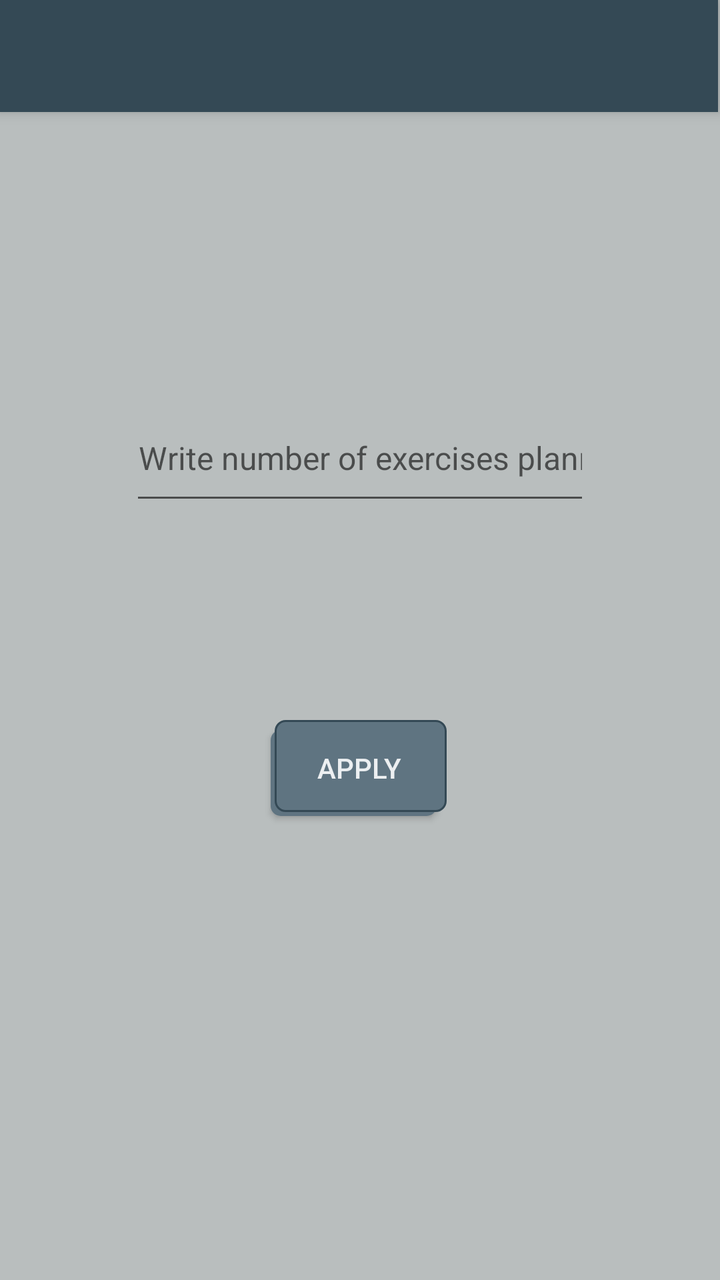
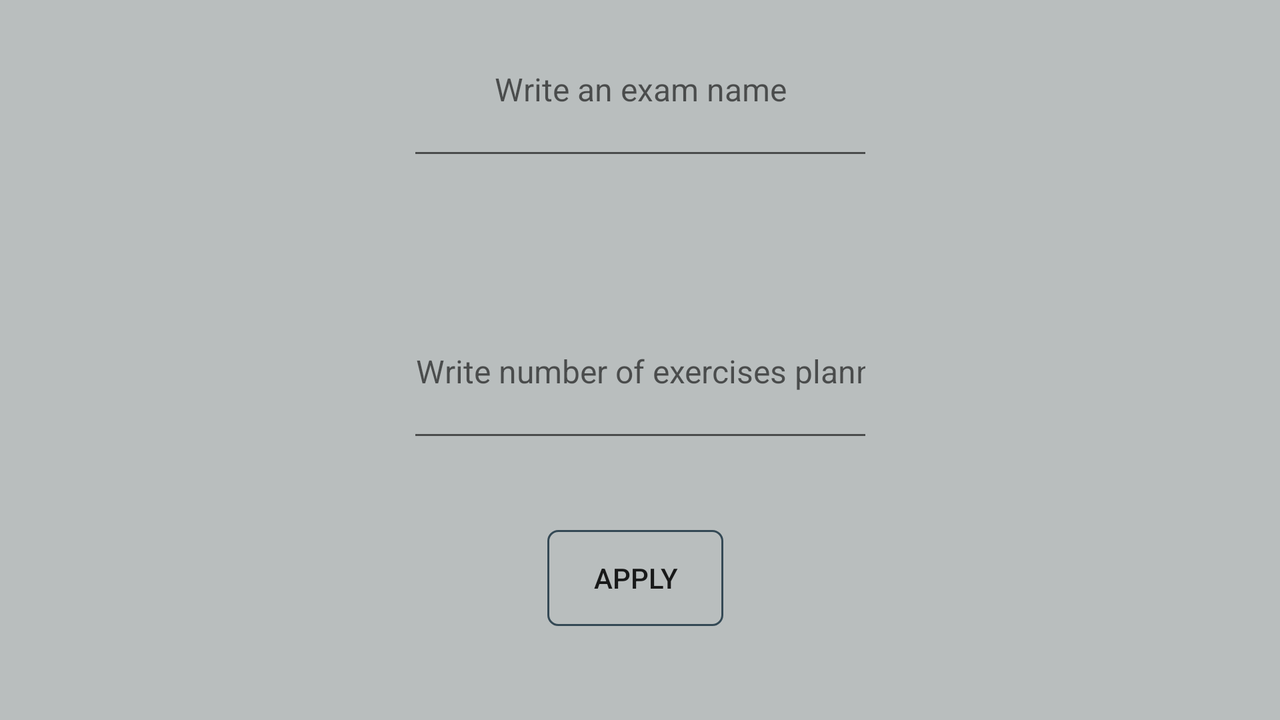

An Android layout and its configuration variant, each rendered on a device that would load it. The default file and the variant file are quoted in full after the pictures.
<!-- AndroidManifest.xml: application theme LauncherTheme -->
<!-- res/layout/activity_main.xml -->
<?xml version="1.0" encoding="utf-8"?>
<androidx.constraintlayout.widget.ConstraintLayout xmlns:android="http://schemas.android.com/apk/res/android"
    xmlns:app="http://schemas.android.com/apk/res-auto"
    xmlns:tools="http://schemas.android.com/tools"
    android:layout_width="match_parent"
    android:layout_height="match_parent"
    android:background="@color/backPage"
    tools:context=".MainActivity">

    <EditText
        android:id="@+id/editExamName"
        android:layout_width="230dp"
        android:layout_height="60dp"
        android:layout_marginTop="131dp"
        android:layout_marginBottom="512dp"
        android:ems="10"
        android:hint="@string/txtExamName"
        android:inputType="textPersonName"
        android:textAlignment="center"
        android:textSize="@dimen/DefaultSizeTextBody"
        app:layout_constraintBottom_toBottomOf="parent"
        app:layout_constraintEnd_toEndOf="parent"
        app:layout_constraintStart_toStartOf="parent"
        app:layout_constraintTop_toBottomOf="@+id/tlbMain" />

    <Button
        android:id="@+id/btnApply"
        android:layout_width="wrap_content"
        android:layout_height="wrap_content"
        android:layout_marginBottom="232dp"
        android:background="@drawable/selector_button"
        android:textColor="@color/colorTextButtonPrimary"
        android:text="@string/btnApply"
        android:textSize="@dimen/DefaultSizeTextButton"
        app:layout_constraintBottom_toBottomOf="parent"
        app:layout_constraintEnd_toEndOf="parent"
        app:layout_constraintHorizontal_bias="0.498"
        app:layout_constraintStart_toStartOf="parent" />

    <EditText
        android:id="@+id/editExNum"
        android:layout_width="230dp"
        android:layout_height="60dp"
        android:layout_marginTop="70dp"
        android:ems="10"
        android:hint="@string/txtExNumber"
        android:inputType="number"
        android:textAlignment="center"
        android:textSize="@dimen/DefaultSizeTextBody"
        app:layout_constraintStart_toStartOf="@+id/editExamName"
        app:layout_constraintTop_toBottomOf="@+id/editExamName" />

    <androidx.appcompat.widget.Toolbar
        android:id="@+id/tlbMain"
        android:layout_width="0dp"
        android:layout_height="@dimen/DefaultSizeAppBar"
        android:layout_marginEnd="1dp"
        android:background="@color/colorPrimary"
        android:elevation="@dimen/DefaultSizeElevationAppBar"
        android:minHeight="?attr/actionBarSize"
        android:theme="@style/LauncherTheme"
        app:layout_constraintEnd_toEndOf="parent"
        app:layout_constraintHorizontal_bias="0.0"
        app:layout_constraintStart_toStartOf="parent"
        app:layout_constraintTop_toTopOf="parent" />

</androidx.constraintlayout.widget.ConstraintLayout>
<!-- resources referenced by this layout -->
<resources>
  <color name="backPage">#B9BEBE</color>
  <color name="colorPrimary">#344955</color>
  <color name="colorTextButtonPrimary">#eceff1</color>
  <dimen name="DefaultSizeAppBar">56dp</dimen>
  <dimen name="DefaultSizeElevationAppBar">4dp</dimen>
  <dimen name="DefaultSizeTextBody">16sp</dimen>
  <dimen name="DefaultSizeTextButton">14sp</dimen>
  <!-- drawable selector_button (drawable) -->
  <selector xmlns:android="http://schemas.android.com/apk/res/android">
      <item>
          <layer-list>
              <item
                  android:right="5dp"
                  android:top="5dp">
                  <shape>
                      <corners android:radius="5dp" />
                      <gradient android:angle="270"
                          android:endColor="@color/colorPrimaryLight"
                          android:startColor= "@color/colorPrimaryLight" />
                  </shape>
              </item>
              <item
                  android:bottom="2dp"
                  android:left="2dp">
                  <shape>
                      <gradient android:angle="270"
                          android:endColor="@color/colorPrimaryLight"
                          android:startColor="@color/colorPrimaryLight" />
                      <stroke android:width="1dp"
                          android:color="@color/colorPrimary" />
                      <corners android:radius="5dp" />
                      <padding android:bottom="10dp"
                          android:left="10dp"
                          android:right="10dp"
                          android:top="10dp" />
                  </shape>
              </item>
          </layer-list>
      </item>
  
  </selector>
  <string name="btnApply">Apply</string>
  <string name="txtExNumber">Write number of exercises planned</string>
  <string name="txtExamName">Write an exam name</string>
  <style name="LauncherTheme" parent="Theme.AppCompat.Light.NoActionBar">
          <item name="colorPrimary">@color/colorPrimary</item>
          <item name="colorPrimaryDark">@color/colorPrimaryDark</item>
          <item name="colorAccent">@color/colorAccent</item>
          <item name="titleTextColor">@color/textColor</item>
          <item name="subtitleTextColor">@color/textColor</item>
      </style>
  <color name="colorPrimaryLight">#5f7481</color>
  <color name="colorPrimaryDark">#232F34</color>
  <color name="colorAccent">#f9AA33</color>
  <color name="textColor">#f9AA33</color>
</resources>
<!-- res/layout-land/activity_main.xml (the author's variant of the layout above) -->
<!-- drawn on the phone turned sideways -->
<?xml version="1.0" encoding="utf-8"?>
<androidx.constraintlayout.widget.ConstraintLayout xmlns:android="http://schemas.android.com/apk/res/android"
    xmlns:app="http://schemas.android.com/apk/res-auto"
    xmlns:tools="http://schemas.android.com/tools"
    android:layout_width="match_parent"
    android:layout_height="match_parent"
    tools:context=".MainActivity"
    android:background="@color/backPage">

    <EditText
        android:id="@+id/editExamName"
        android:layout_width="233dp"
        android:layout_height="84dp"
        android:layout_marginTop="35dp"
        android:layout_marginBottom="57dp"
        android:ems="10"
        android:hint="@string/txtExamName"
        android:inputType="textPersonName"
        android:textAlignment="center"
        android:textSize="@dimen/DefaultSizeTextBody"
        app:layout_constraintBottom_toTopOf="@+id/editExNum"
        app:layout_constraintEnd_toEndOf="parent"
        app:layout_constraintStart_toStartOf="parent"
        app:layout_constraintTop_toTopOf="parent" />

    <Button
        android:id="@+id/btnApply"
        android:layout_width="wrap_content"
        android:layout_height="wrap_content"
        android:layout_marginStart="70dp"
        android:layout_marginBottom="81dp"
        android:text="@string/btnApply"
        android:textSize="@dimen/DefaultSizeTextButton"
        android:background="@drawable/launcher_button"
        app:layout_constraintBottom_toBottomOf="parent"
        app:layout_constraintStart_toStartOf="@+id/editExNum"
        app:layout_constraintTop_toBottomOf="@+id/editExNum" />

    <EditText
        android:id="@+id/editExNum"
        android:layout_width="233dp"
        android:layout_height="84dp"
        android:layout_marginBottom="39dp"
        android:ems="10"
        android:hint="@string/txtExNumber"
        android:inputType="number"
        android:textAlignment="center"
        android:textSize="@dimen/DefaultSizeTextBody"
        app:layout_constraintBottom_toTopOf="@+id/btnApply"
        app:layout_constraintEnd_toEndOf="parent"
        app:layout_constraintStart_toStartOf="parent"
        app:layout_constraintTop_toBottomOf="@+id/editExamName" />

    <androidx.constraintlayout.widget.Guideline
        android:id="@+id/guideline"
        android:layout_width="wrap_content"
        android:layout_height="wrap_content"
        android:orientation="vertical"
        app:layout_constraintGuide_begin="20dp" />

</androidx.constraintlayout.widget.ConstraintLayout>
<!-- resources referenced by the variant -->
<!-- as the phone turned sideways resolves them -->
<resources>
  <color name="backPage">#B9BEBE</color>
  <dimen name="DefaultSizeTextBody">16sp</dimen>
  <dimen name="DefaultSizeTextButton">14sp</dimen>
  <!-- drawable launcher_button (drawable) -->
  <?xml version="1.0" encoding="utf-8"?>
  <shape xmlns:android="http://schemas.android.com/apk/res/android"
      android:shape="rectangle">
  
      <stroke android:color="@color/colorPrimary"
          android:width="1dp"/>
      <corners android:radius="5dp"/>
  </shape>
  <string name="btnApply">Apply</string>
  <string name="txtExNumber">Write number of exercises planned</string>
  <string name="txtExamName">Write an exam name</string>
  <style name="LauncherTheme" parent="Theme.AppCompat.Light.NoActionBar">
          <item name="colorPrimary">@color/colorPrimary</item>
          <item name="colorPrimaryDark">@color/colorPrimaryDark</item>
          <item name="colorAccent">@color/colorAccent</item>
          <item name="titleTextColor">@color/textColor</item>
          <item name="subtitleTextColor">@color/textColor</item>
      </style>
  <color name="colorPrimary">#344955</color>
  <color name="colorPrimaryDark">#232F34</color>
  <color name="colorAccent">#f9AA33</color>
  <color name="textColor">#f9AA33</color>
</resources>
